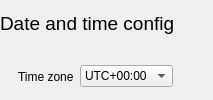
                <widget class="QWidget" name="networkConfigWidget_4" native="true">
                 <layout class="QVBoxLayout" name="verticalLayout_40">
                  <property name="leftMargin">
                   <number>0</number>
                  </property>
                  <property name="topMargin">
                   <number>0</number>
                  </property>
                  <property name="rightMargin">
                   <number>0</number>
                  </property>
                  <property name="bottomMargin">
                   <number>0</number>
                  </property>
                  <item>
                   <widget class="QLabel" name="label_31">
                    <property name="font">
                     <font>
                      <pointsize>14</pointsize>
                     </font>
                    </property>
                    <property name="text">
                     <string>Date and time config</string>
                    </property>
                   </widget>
                  </item>
                  <item>
                   <layout class="QVBoxLayout" name="verticalLayout_41">
                    <property name="leftMargin">
                     <number>18</number>
                    </property>
                    <property name="bottomMargin">
                     <number>0</number>
                    </property>
                    <item>
                     <widget class="QWidget" name="gsmModbusTcpGroupWidget_4" native="true">
                      <layout class="QHBoxLayout" name="horizontalLayout_71">
                       <property name="leftMargin">
                        <number>0</number>
                       </property>
                       <property name="topMargin">
                        <number>0</number>
                       </property>
                       <property name="rightMargin">
                        <number>0</number>
                       </property>
                       <property name="bottomMargin">
                        <number>0</number>
                       </property>
                       <item>
                        <widget class="QLabel" name="label_35">
                         <property name="text">
                          <string>Time zone</string>
                         </property>
                        </widget>
                       </item>
                       <item>
                        <widget class="QComboBox" name="timeZoneComboBox">
                         <property name="minimumSize">
                          <size>
                           <width>85</width>
                           <height>0</height>
                          </size>
                         </property>
                         <property name="currentIndex">
                          <number>12</number>
                         </property>
                         <item>
                          <property name="text">
                           <string>UTC-12:00</string>
                          </property>
                         </item>
                         <item>
                          <property name="text">
                           <string>UTC-11:00</string>
                          </property>
                         </item>
                         <item>
                          <property name="text">
                           <string>UTC-10:00</string>
                          </property>
                         </item>
                         <item>
                          <property name="text">
                           <string>UTC-09:00</string>
                          </property>
                         </item>
                         <item>
                          <property name="text">
                           <string>UTC-08:00</string>
                          </property>
                         </item>
                         <item>
                          <property name="text">
                           <string>UTC-07:00</string>
                          </property>
                         </item>
                         <item>
                          <property name="text">
                           <string>UTC-06:00</string>
                          </property>
                         </item>
                         <item>
                          <property name="text">
                           <string>UTC-05:00</string>
                          </property>
                         </item>
                         <item>
                          <property name="text">
                           <string>UTC-04:00</string>
                          </property>
                         </item>
                         <item>
                          <property name="text">
                           <string>UTC-03:00</string>
                          </property>
                         </item>
                         <item>
                          <property name="text">
                           <string>UTC-02:00</string>
                          </property>
                         </item>
                         <item>
                          <property name="text">
                           <string>UTC-01:00</string>
                          </property>
                         </item>
                         <item>
                          <property name="text">
                           <string>UTC+00:00</string>
                          </property>
                         </item>
                         <item>
                          <property name="text">
                           <string>UTC+01:00</string>
                          </property>
                         </item>
                         <item>
                          <property name="text">
                           <string>UTC+02:00</string>
                          </property>
                         </item>
                         <item>
                          <property name="text">
                           <string>UTC+03:00</string>
                          </property>
                         </item>
                         <item>
                          <property name="text">
                           <string>UTC+04:00</string>
                          </property>
                         </item>
                         <item>
                          <property name="text">
                           <string>UTC+05:00</string>
                          </property>
                         </item>
                         <item>
                          <property name="text">
                           <string>UTC+06:00</string>
                          </property>
                         </item>
                         <item>
                          <property name="text">
                           <string>UTC+07:00</string>
                          </property>
                         </item>
                         <item>
                          <property name="text">
                           <string>UTC+08:00</string>
                          </property>
                         </item>
                         <item>
                          <property name="text">
                           <string>UTC+09:00</string>
                          </property>
                         </item>
                         <item>
                          <property name="text">
                           <string>UTC+10:00</string>
                          </property>
                         </item>
                         <item>
                          <property name="text">
                           <string>UTC+11:00</string>
                          </property>
                         </item>
                         <item>
                          <property name="text">
                           <string>UTC+12:00</string>
                          </property>
                         </item>
                        </widget>
                       </item>
                       <item>
                        <spacer name="horizontalSpacer_58">
                         <property name="orientation">
                          <enum>Qt::Horizontal</enum>
                         </property>
                         <property name="sizeHint" stdset="0">
                          <size>
                           <width>40</width>
                           <height>20</height>
                          </size>
                         </property>
                        </spacer>
                       </item>
                      </layout>
                     </widget>
                    </item>
                   </layout>
                  </item>
                 </layout>
                </widget>
